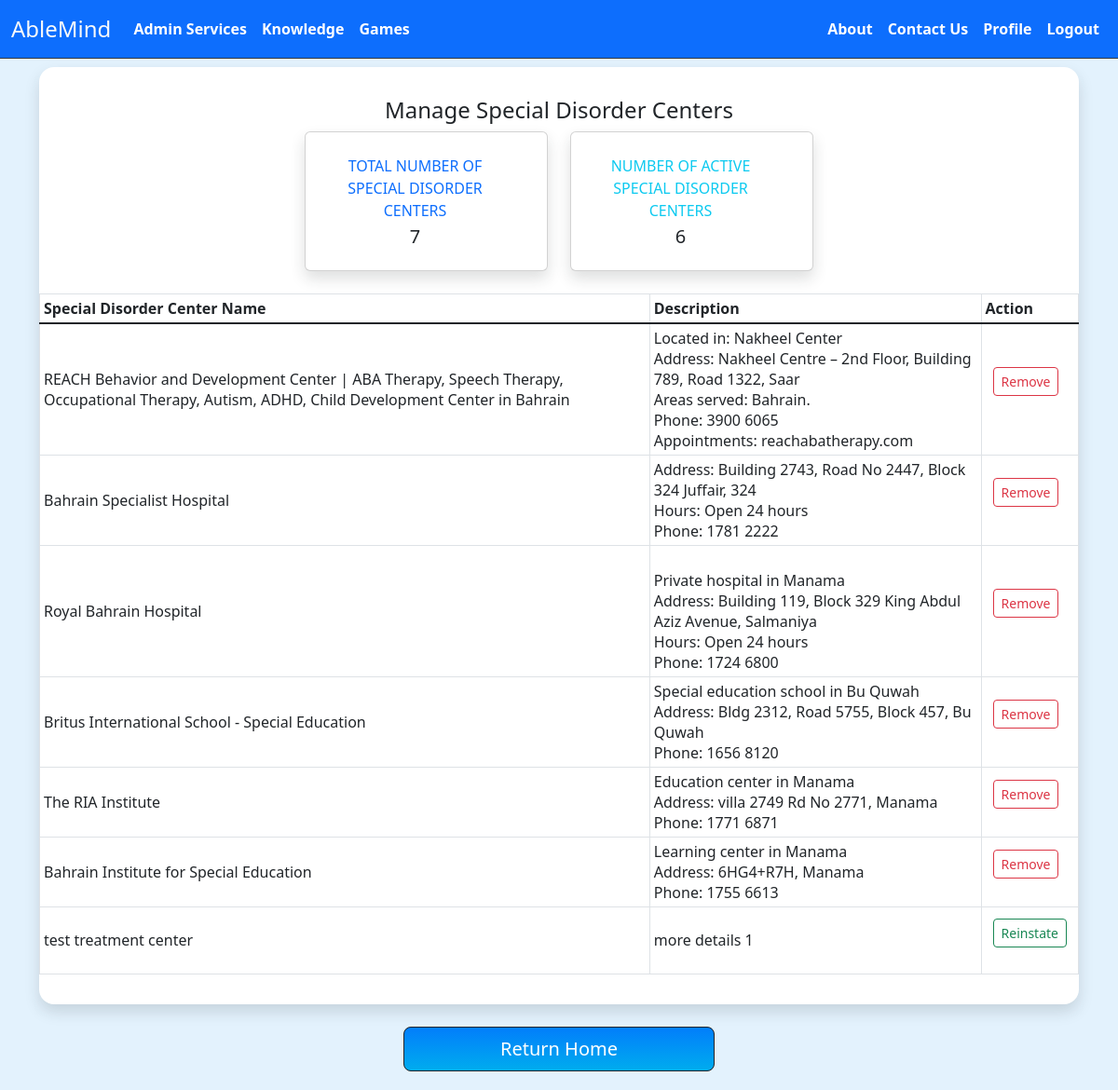
Page /manageTreatmentCenters.php on the earlier database version.
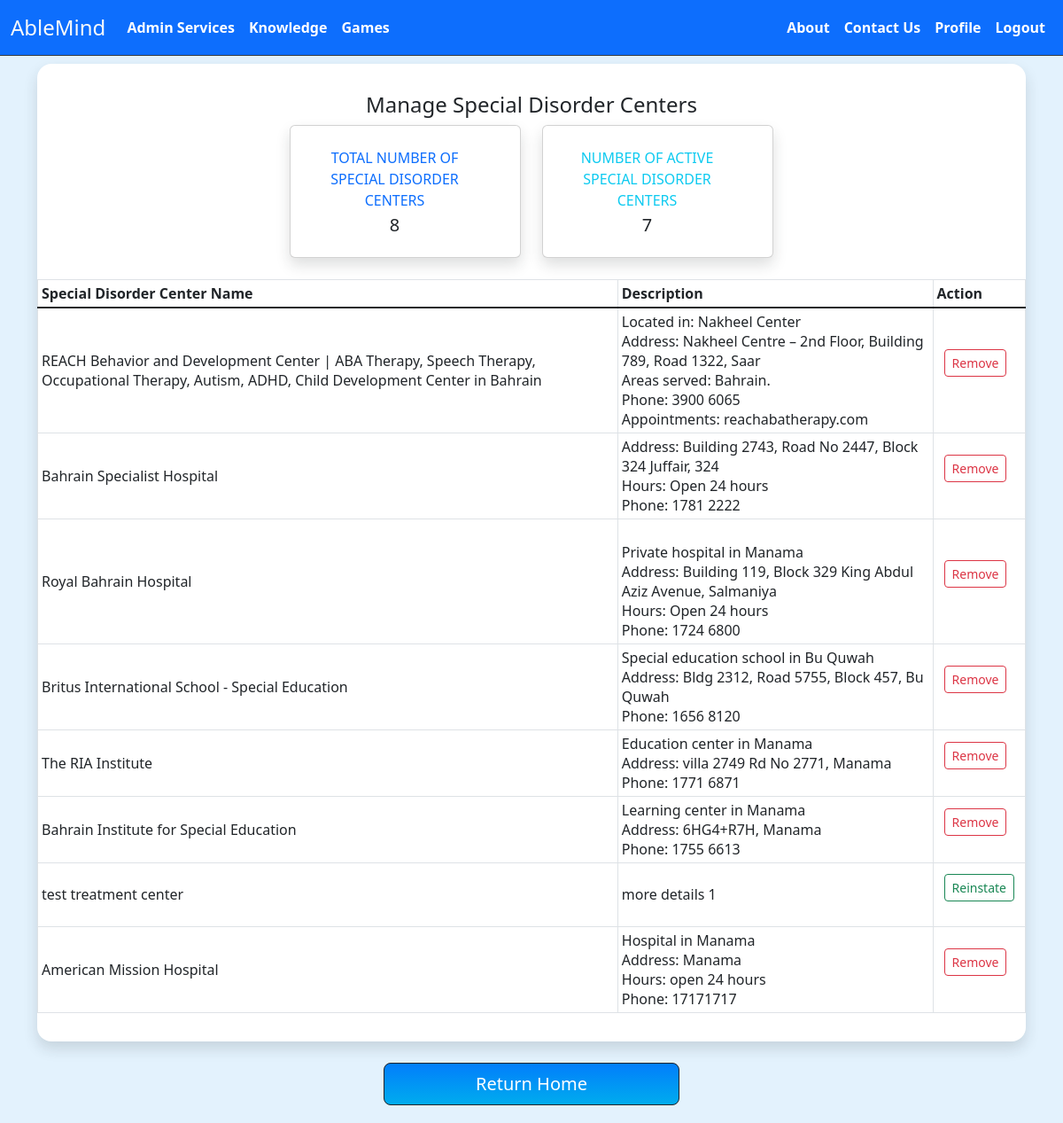
Same page on the later database version.
### tables this page shows
CREATE TABLE `treatment_center` (
  `treat_center_id` int(11) NOT NULL,
  `center_name` varchar(200) NOT NULL,
  `description` varchar(500) NOT NULL,
  `status` varchar(10) NOT NULL DEFAULT 'active',
  `picture` varchar(250) NOT NULL DEFAULT 'defaultTreatmentCenter.png'
);

### manageTreatmentCenters.php (the view, shortened to what this page needs)
<?php
require("project_connection.php");
require("navbar_admin.php");
try {
  $sql = "SELECT * FROM `treatment_center`";
  $result = $db->query($sql);
  $rows = $result->fetchAll();
  $sql2 = "SELECT COUNT(*) FROM `treatment_center` where `status` = 'active'";
  $countResult = $db->query($sql2);
  $count = $countResult->fetchColumn();
} catch (PDOException $e) {
  echo $e->getMessage();
  die();
}
?>
<!DOCTYPE html>
<html lang="en">
<head>
  <link href="./assets/dist/css/bootstrap.min.css" rel="stylesheet">
</head>
<body style="background-color: #e3f2fd;">
  <br><br><br>
  <div class='container-lg'>
    <div class="rounded-4 shadow bg-white  py-3">
      <h4 class="mt-3 mb-2 mx-auto text-center"> Manage Special Disorder Centers</h4>
      <div class="row">
        <div class="col-xl-3 col-md-6 mb-4 ms-auto">
          <div class="card border-left-primary shadow h-100 py-2">
            <div class="card-body">
              <div class="row no-gutters align-items-center">
                <div class="col mr-2">
                  <div class="text-xs font-weight-bold text-primary text-uppercase mb-1 text-center">
                    Total Number of Special Disorder Centers</div>
                  <div class="h5 mb-0 font-weight-bold text-gray-800 text-center"><?php echo count($rows) ?> </div>
                </div>
              </div>
            </div>
          </div>
        </div>
        <div class="col-xl-3 col-md-6 mb-4 me-auto">
          <div class="card border-left-primary shadow h-100 py-2">
            <div class="card-body">
              <div class="row no-gutters align-items-center">
                <div class="col mr-2">
                  <div class="text-xs font-weight-bold text-info text-uppercase mb-1 text-center">
                    Number of active Special Disorder Centers</div>
                  <div class="h5 mb-0 font-weight-bold text-gray-800 text-center"><?php echo $count; ?> </div>
                </div>
              </div>
            </div>
          </div>
        </div>
        <div class="table-responsive text-center">
          <table class="table table-bordered table-sm">
            <thead>
              <tr>
                <th scope="col">Special Disorder Center Name</th>
                <th scope="col">Description</th>
                <th scope="col">Action</th>
              </tr>
            </thead>
            <tbody class="table-group-divider table align-middle">
              <?php
              foreach ($rows as $row) {
              ?>
                <tr>
                  <td><?php echo $row['center_name']; ?></td>
                  <td style="white-space: pre-line;"><?php echo $row['description']; ?></td>
                  <td>
                    <form>
                      <?php
                      if ($row['status'] == 'active')
                        echo "<input type='submit' name='removeCenter' class='btn btn-outline-danger btn-sm' value='Remove'/>";
                      else
                        echo "<input type='submit' name='reinstateCenter' class='btn btn-outline-success btn-sm' value='Reinstate'/>";
                      ?>
                    </form>
                  </td>
                </tr>
              <?php
              }
              ?>
            </tbody>
          </table>
        </div>
      </div>
    </div>
    <div style="width:30%; margin-left:auto; margin-right:auto; margin-bottom:20px;">
      <br>
      <a class='btn btn-dark btn-lg d-block' style="background-image: linear-gradient(0deg, rgb(0, 172, 238) 0%, rgb(2, 126, 251) 100%);" href="<?php if (isset($_SESSION['userType'])) {
                                                                                                                                                  if ($_SESSION['userType'] == "member")
                                                                                                                                                    echo 'memberDashboard.php';
                                                                                                                                                  else if ($_SESSION['userType'] == "admin")
                                                                                                                                                    echo 'adminDashboard.php';
                                                                                                                                                  else if ($_SESSION['userType'] == "specialist")
                                                                                                                                                    echo 'specialistDashboard.php';
                                                                                                                                                } else
                                                                                                                                                  echo 'homepage.php'; ?>">Return Home</a>
    </div>
  </div>
</body>
</html>

Differences in the rows shown:
added treatment_center: center_name "American Mission Hospital", description "Hospital in Manama Address: Manama Hours: open 24 hours Phone: 17171717"
Other differences:
count($rows): "7" → "8"
$count: "6" → "7"
